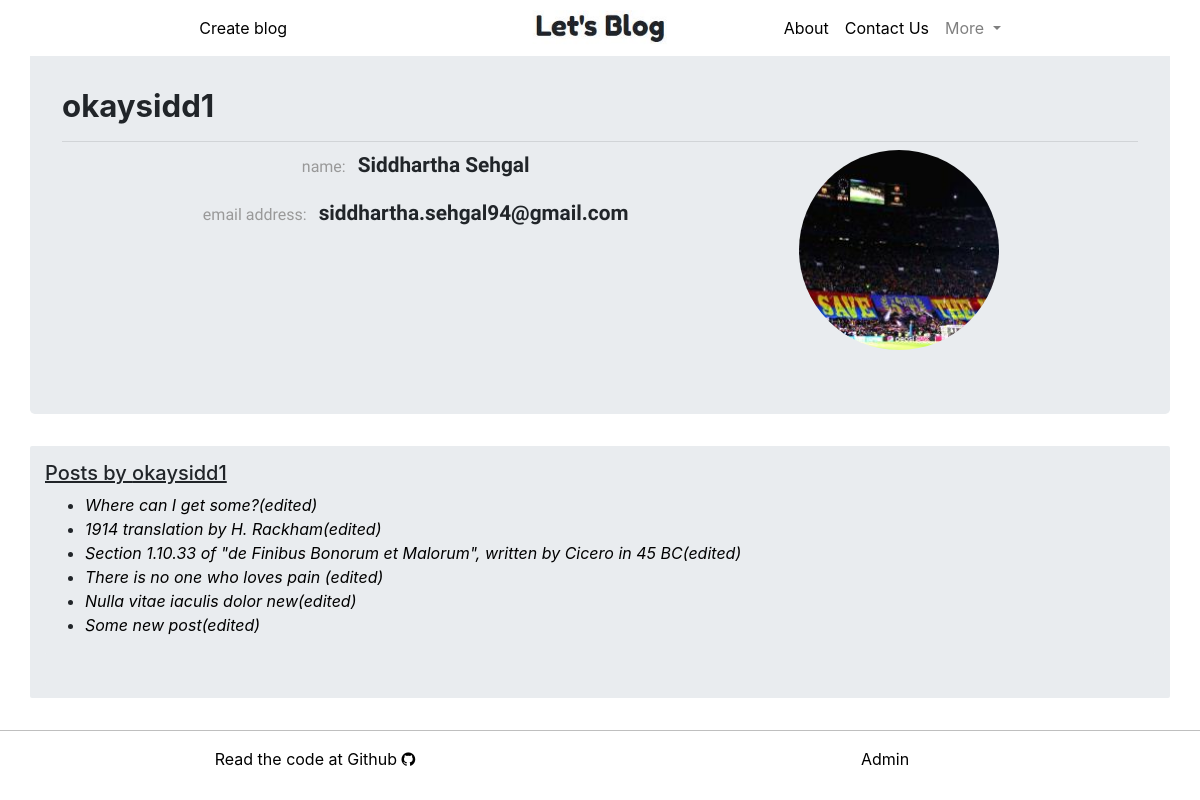
The app's page /profile/3/ (signed in) with its own data.
### users_app/models.py (models this page shows, shortened)
class Author_model(models.Model):
    author_name = models.OneToOneField(User, on_delete=models.CASCADE, primary_key=True)
    git = models.URLField(max_length=128, blank=True)
    profile_pic = models.ImageField(default='default.jpeg', upload_to='profile_pics')
    def __str__(self):
        return str(self.author_name)

### blogs_app/models.py (models this page shows, shortened)
class Post_model(models.Model):
    author = models.ForeignKey(Author_model, on_delete=models.CASCADE)
    title_original = models.CharField(max_length=200)
    title_edited = models.CharField(max_length=200, default="")
    body_original = models.TextField()
    body_edited = models.TextField(default="")
    created_on = models.DateTimeField(auto_now_add=True)
    created_on = models.DateTimeField(default=timezone.now())
    modified_on = models.DateTimeField(blank=True, null=True)
    published_on = models.DateTimeField(blank=True, null=True)

### users_app/views.py (the view)
# urls.py: path('profile/<int:pk>/', profileView, name="view-profile"),
def profileView(request, pk):
    context = {}
    if Author_model.objects.filter(author_name=get_object_or_404(User, id=pk)):
        profile = Author_model.objects.filter(author_name=get_object_or_404(User, id=pk))[0]
        posts_to_publish = Post_model.objects.filter(author=profile, published_on=None)
        posts_by_author = Post_model.objects.filter(author=profile, published_on__lte=timezone.now())
        context['posts_by_author'] = posts_by_author
        context['posts_to_publish'] = posts_to_publish
        context['title'] = profile
        context['view_profile'] = profile
        return render(request, 'users_app/profile.html', context=context)
    else:
        profile = User.objects.filter(username=request.user.username)[0]
        context['profile'] = profile
        return render(request, 'users_app/create_social_profile.html', context=context)

### users_app/templates/users_app/profile.html (shortened to what this page needs)
{% extends 'system_app/base.html' %}
{% block base_body_block %}
{% load staticfiles %}
<link rel="stylesheet" href="{% static 'users_app/profile.css' %}">
{% if profile == 'not found' %}
<div class="container jumbotron">
  <h5>work now</h5>
</div>
{% else %}
  <div class="container jumbotron">
      <div class="row">
          <div class="col-md-10">
              <h4><span class="profile-info">{{ view_profile.author_name.username }}</span>
              </h4>
          </div>
          <div class="col-md-2">
          </div>
      </div>
    <hr class="my-2">
      <div class="row">
        <div class="col-md-8">
          {% if view_profile.author_name.first_name %}
            {% if view_profile.author_name.first_name %}
              <p><span class="profile-label">name: </span>&nbsp&nbsp<span class="profile-info">{{ view_profile.author_name.first_name }} {{ view_profile.author_name.last_name }}</span></p>
            {% endif %}
          {% endif %}
          <p><span class="profile-label">email address: </span>&nbsp&nbsp<span class="profile-info">{{ view_profile.author_name.email }}</span></p>
        </div>
        <div class="col-md-4">
          <img class="profile-pic" src="{{ view_profile.profile_pic.url }}" alt="sorry no pic found"/>
        </div>
      </div>
  </div>
  {% if posts_by_author %}
  <div class="container posts-author">
      {% if view_profile.author_name == user %}
        <h5 class="posts-by">Posts by you</h5>
      {% else %}
        <h5 class="posts-by">Posts by {{ view_profile.author_name }}</h5>
      {% endif %}
      <ul>
          {% for post in posts_by_author %}
          <li>
              <a class="post-link" href="{% url 'blogs:post' pk=post.pk %}">{{ post.title_original }}</a><br>
          </li>
          {% endfor %}
      </ul>
  {% endif %}
  {% if posts_to_publish %}
  <div class="container posts-author">
    </div>
  </div>
  <br><br>
  {% endif %}
{% endif %}
{% endblock %}

### system_app/static/system_app/base.css (style rules this page uses)
html, body { height: 100%; margin: 0px; }

### users_app/static/users_app/profile.css (style rules this page uses)
p { text-align: center; font-family: 'Expletus Sans', cursive; }
.profile-info { font-size: 1.3em; font-weight: bold; }
.profile-label { color:#999999; }
.profile-pic { width: 200px; height: 200px; border-radius: 50%; object-fit: cover; }
.posts-author { background: #e9ecef; border-radius: 2px; padding: 15px; }
.posts-by { text-decoration: underline; }
.post-link { color: black; font-style: italic; }

### records on screen
Author_model: author_name.username "okaysidd1", author_name.first_name "Siddhartha", author_name.last_name "Sehgal", author_name.email "siddhartha.sehgal94@gmail.com", profile_pic (picture), author_name "okaysidd1"
Post_model: title_original "Where can I get some?(edited)"
Post_model: title_original "1914 translation by H. Rackham(edited)"
Post_model: title_original "Section 1.10.33 of \"de Finibus Bonorum et Malorum\", written by Cicero in 45 BC(edited)"
Post_model: title_original "There is no one who loves pain (edited)"
Post_model: title_original "Nulla vitae iaculis dolor new(edited)"
Post_model: title_original "Some new post(edited)"
